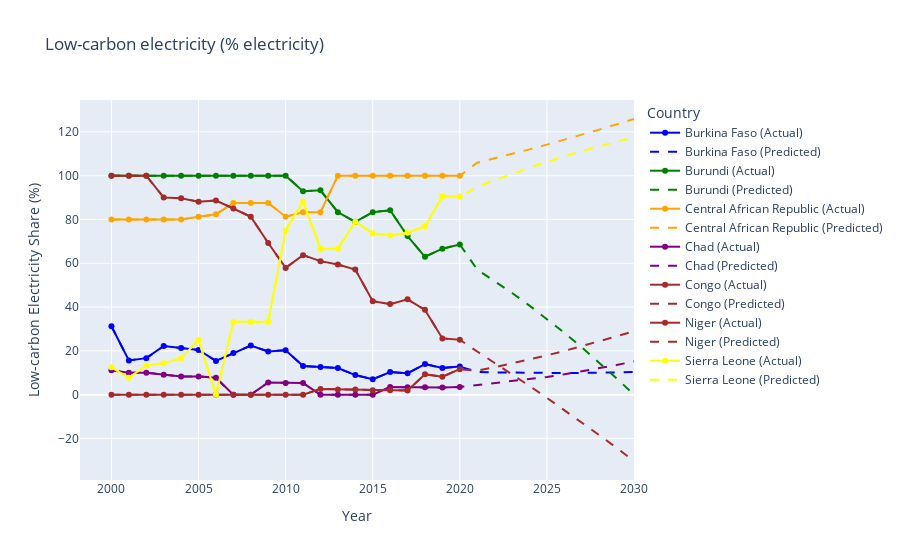

The notebook cell this image was saved under:
### Code cell
from sklearn.preprocessing import PolynomialFeatures
from sklearn.pipeline import make_pipeline
import pandas as pd
import numpy as np
import plotly.graph_objs as go

# Load the data
df = pd.read_csv('data/lowest_df_cleaned.csv')

# List of the five countries we are interested in
countries = ['Burkina Faso', 'Burundi', 'Central African Republic', 'Chad', 'Congo', 'Niger', 'Sierra Leone']

# Filter the dataframe for the five countries and select the relevant columns
df_five_countries = df[(df['Entity'].isin(countries)) & (df['Year'] >= 2000)]

# Initialize a Plotly figure
fig = go.Figure()

# Define colors for each country
colors = {'Burkina Faso': 'blue', 'Burundi': 'green', 'Central African Republic': 'orange', 'Chad': 'purple', 'Congo': 'brown','Niger': 'brown', 'Sierra Leone':'yellow' }

# Degree of the polynomial (try different values for better fit)
degree = 2

# Iterate through each country and plot their low-carbon electricity share and predictions
for country in countries:
    country_data = df_five_countries[df_five_countries['Entity'] == country]
    X = country_data['Year'].values.reshape(-1, 1)
    y = country_data[r'Low-carbon electricity (% electricity)'].values  # Adjust column name as needed
    
    # Train the polynomial regression model
    polynomial_model = make_pipeline(PolynomialFeatures(degree), LinearRegression())
    polynomial_model.fit(X, y)
    
    # Predict for the years starting from the last known year
    future_years = np.arange(X.min(), 2031).reshape(-1, 1)  # Start from the first year to the year 2030
    y_pred = polynomial_model.predict(future_years)
    
    # Combine actual and predicted values for the known range
    predicted_full_series = np.concatenate([y, y_pred[len(X):]])  # Take historical y and append predicted for future
    
    # Plot the historical data
    fig.add_trace(go.Scatter(x=country_data['Year'], y=y, mode='lines+markers', name=f'{country} (Actual)', marker=dict(color=colors[country])))
    
    # Plot the predicted data starting from the last known year
    fig.add_trace(go.Scatter(x=future_years.flatten(), y=predicted_full_series, mode='lines', name=f'{country} (Predicted)', line=dict(color=colors[country], dash='dash')))

# Update the layout of the plot
fig.update_layout(
    title='Low-carbon electricity (% electricity)',
    xaxis_title='Year',
    yaxis_title='Low-carbon Electricity Share (%)',
    legend_title='Country',
    showlegend=True
)

# Show the plot
fig.show()

### Figure 1 — Plotly figure (JSON) as saved in the notebook; plotly's stock layout.template omitted (floating-point values rounded to 4 significant figures)
{"data": [{"marker": {"color": "blue"}, "mode": "lines+markers", "name": "Burkina Faso (Actual)", "type": "scatter", "x": [2000, 2001, 2002, 2003, 2004, 2005, 2006, 2007, 2008, 2009, 2010, 2011, 2012, 2013, 2014, 2015, 2016, 2017, 2018, 2019, 2020], "y": [31.25, 15.62, 16.67, 22.22, 21.28, 20.41, 15.38, 18.97, 22.41, 19.7, 20.31, 13.04, 12.64, 12.12, 8.929, 6.993, 10.32, 9.756, 13.94, 12.21, 12.8]}, {"line": {"color": "blue", "dash": "dash"}, "mode": "lines", "name": "Burkina Faso (Predicted)", "type": "scatter", "x": [2000, 2001, 2002, 2003, 2004, 2005, 2006, 2007, 2008, 2009, 2010, 2011, 2012, 2013, 2014, 2015, 2016, 2017, 2018, 2019, 2020, 2021, 2022, 2023, 2024, 2025, 2026, 2027, 2028, 2029, 2030], "y": [31.25, 15.62, 16.67, 22.22, 21.28, 20.41, 15.38, 18.97, 22.41, 19.7, 20.31, 13.04, 12.64, 12.12, 8.929, 6.993, 10.32, 9.756, 13.94, 12.21, 12.8, 10.34, 10.16, 10.02, 9.927, 9.877, 9.872, 9.911, 9.994, 10.12, 10.29]}, {"marker": {"color": "green"}, "mode": "lines+markers", "name": "Burundi (Actual)", "type": "scatter", "x": [2000, 2001, 2002, 2003, 2004, 2005, 2006, 2007, 2008, 2009, 2010, 2011, 2012, 2013, 2014, 2015, 2016, 2017, 2018, 2019, 2020], "y": [100, 100, 100, 100, 100.0, 100.0, 100.0, 100, 100, 100, 100, 92.86, 93.33, 83.33, 78.95, 83.33, 84.21, 72.41, 62.96, 66.67, 68.57]}, {"line": {"color": "green", "dash": "dash"}, "mode": "lines", "name": "Burundi (Predicted)", "type": "scatter", "x": [2000, 2001, 2002, 2003, 2004, 2005, 2006, 2007, 2008, 2009, 2010, 2011, 2012, 2013, 2014, 2015, 2016, 2017, 2018, 2019, 2020, 2021, 2022, 2023, 2024, 2025, 2026, 2027, 2028, 2029, 2030], "y": [100, 100, 100, 100, 100.0, 100.0, 100.0, 100, 100, 100, 100, 92.86, 93.33, 83.33, 78.95, 83.33, 84.21, 72.41, 62.96, 66.67, 68.57, 57.11, 51.92, 46.43, 40.66, 34.6, 28.24, 21.6, 14.67, 7.448, -0.06303]}, {"marker": {"color": "orange"}, "mode": "lines+markers", "name": "Central African Republic (Actual)", "type": "scatter", "x": [2000, 2001, 2002, 2003, 2004, 2005, 2006, 2007, 2008, 2009, 2010, 2011, 2012, 2013, 2014, 2015, 2016, 2017, 2018, 2019, 2020], "y": [80, 80, 80, 80, 80, 81.25, 82.35, 87.5, 87.5, 87.5, 81.25, 83.33, 83.33, 100, 100, 100, 100, 100, 100, 100, 100]}, {"line": {"color": "orange", "dash": "dash"}, "mode": "lines", "name": "Central African Republic (Predicted)", "type": "scatter", "x": [2000, 2001, 2002, 2003, 2004, 2005, 2006, 2007, 2008, 2009, 2010, 2011, 2012, 2013, 2014, 2015, 2016, 2017, 2018, 2019, 2020, 2021, 2022, 2023, 2024, 2025, 2026, 2027, 2028, 2029, 2030], "y": [80, 80, 80, 80, 80, 81.25, 82.35, 87.5, 87.5, 87.5, 81.25, 83.33, 83.33, 100, 100, 100, 100, 100, 100, 100, 100, 105.9, 107.9, 109.9, 112.0, 114.2, 116.4, 118.7, 121.0, 123.4, 125.9]}, {"marker": {"color": "purple"}, "mode": "lines+markers", "name": "Chad (Actual)", "type": "scatter", "x": [2000, 2001, 2002, 2003, 2004, 2005, 2006, 2007, 2008, 2009, 2010, 2011, 2012, 2013, 2014, 2015, 2016, 2017, 2018, 2019, 2020], "y": [11.11, 10, 10, 9.091, 8.333, 8.333, 7.692, 0, 0, 5.556, 5.263, 5.263, 0, 0, 0, 0, 3.448, 3.333, 3.333, 3.226, 3.448]}, {"line": {"color": "purple", "dash": "dash"}, "mode": "lines", "name": "Chad (Predicted)", "type": "scatter", "x": [2000, 2001, 2002, 2003, 2004, 2005, 2006, 2007, 2008, 2009, 2010, 2011, 2012, 2013, 2014, 2015, 2016, 2017, 2018, 2019, 2020, 2021, 2022, 2023, 2024, 2025, 2026, 2027, 2028, 2029, 2030], "y": [11.11, 10, 10, 9.091, 8.333, 8.333, 7.692, 0, 0, 5.556, 5.263, 5.263, 0, 0, 0, 0, 3.448, 3.333, 3.333, 3.226, 3.448, 4.327, 5.107, 5.993, 6.984, 8.081, 9.283, 10.59, 12.0, 13.52, 15.15]}, {"marker": {"color": "brown"}, "mode": "lines+markers", "name": "Congo (Actual)", "type": "scatter", "x": [2000, 2001, 2002, 2003, 2004, 2005, 2006, 2007, 2008, 2009, 2010, 2011, 2012, 2013, 2014, 2015, 2016, 2017, 2018, 2019, 2020], "y": [100, 100.0, 100, 90, 89.74, 88.1, 88.64, 85, 81.25, 69.23, 57.89, 63.71, 60.98, 59.39, 57.14, 42.7, 41.34, 43.51, 38.72, 25.68, 25.07]}, {"line": {"color": "brown", "dash": "dash"}, "mode": "lines", "name": "Congo (Predicted)", "type": "scatter", "x": [2000, 2001, 2002, 2003, 2004, 2005, 2006, 2007, 2008, 2009, 2010, 2011, 2012, 2013, 2014, 2015, 2016, 2017, 2018, 2019, 2020, 2021, 2022, 2023, 2024, 2025, 2026, 2027, 2028, 2029, 2030], "y": [100, 100.0, 100, 90, 89.74, 88.1, 88.64, 85, 81.25, 69.23, 57.89, 63.71, 60.98, 59.39, 57.14, 42.7, 41.34, 43.51, 38.72, 25.68, 25.07, 19.68, 14.55, 9.32, 3.979, -1.469, -7.024, -12.69, -18.46, -24.33, -30.31]}, {"marker": {"color": "brown"}, "mode": "lines+markers", "name": "Niger (Actual)", "type": "scatter", "x": [2000, 2001, 2002, 2003, 2004, 2005, 2006, 2007, 2008, 2009, 2010, 2011, 2012, 2013, 2014, 2015, 2016, 2017, 2018, 2019, 2020], "y": [0, 0, 0, 0, 0, 0, 0, 0, 0, 0, 0, 0, 2.564, 2.381, 2.381, 1.961, 2, 1.887, 9.259, 8.197, 11.63]}, {"line": {"color": "brown", "dash": "dash"}, "mode": "lines", "name": "Niger (Predicted)", "type": "scatter", "x": [2000, 2001, 2002, 2003, 2004, 2005, 2006, 2007, 2008, 2009, 2010, 2011, 2012, 2013, 2014, 2015, 2016, 2017, 2018, 2019, 2020, 2021, 2022, 2023, 2024, 2025, 2026, 2027, 2028, 2029, 2030], "y": [0, 0, 0, 0, 0, 0, 0, 0, 0, 0, 0, 0, 2.564, 2.381, 2.381, 1.961, 2, 1.887, 9.259, 8.197, 11.63, 10.93, 12.53, 14.23, 16.04, 17.95, 19.96, 22.07, 24.28, 26.6, 29.02]}, {"marker": {"color": "yellow"}, "mode": "lines+markers", "name": "Sierra Leone (Actual)", "type": "scatter", "x": [2000, 2001, 2002, 2003, 2004, 2005, 2006, 2007, 2008, 2009, 2010, 2011, 2012, 2013, 2014, 2015, 2016, 2017, 2018, 2019, 2020], "y": [12.5, 7.692, 13.33, 14.29, 16.67, 25, 0, 33.33, 33.33, 33.33, 75, 88.24, 66.67, 66.67, 78.95, 73.68, 72.73, 73.91, 76.92, 90.48, 90.48]}, {"line": {"color": "yellow", "dash": "dash"}, "mode": "lines", "name": "Sierra Leone (Predicted)", "type": "scatter", "x": [2000, 2001, 2002, 2003, 2004, 2005, 2006, 2007, 2008, 2009, 2010, 2011, 2012, 2013, 2014, 2015, 2016, 2017, 2018, 2019, 2020, 2021, 2022, 2023, 2024, 2025, 2026, 2027, 2028, 2029, 2030], "y": [12.5, 7.692, 13.33, 14.29, 16.67, 25, 0, 33.33, 33.33, 33.33, 75, 88.24, 66.67, 66.67, 78.95, 73.68, 72.73, 73.91, 76.92, 90.48, 90.48, 94.89, 97.95, 100.9, 103.7, 106.3, 108.8, 111.2, 113.4, 115.6, 117.5]}], "layout": {"legend": {"title": {"text": "Country"}}, "showlegend": true, "title": {"text": "Low-carbon electricity (% electricity)"}, "xaxis": {"title": {"text": "Year"}}, "yaxis": {"title": {"text": "Low-carbon Electricity Share (%)"}}}}
